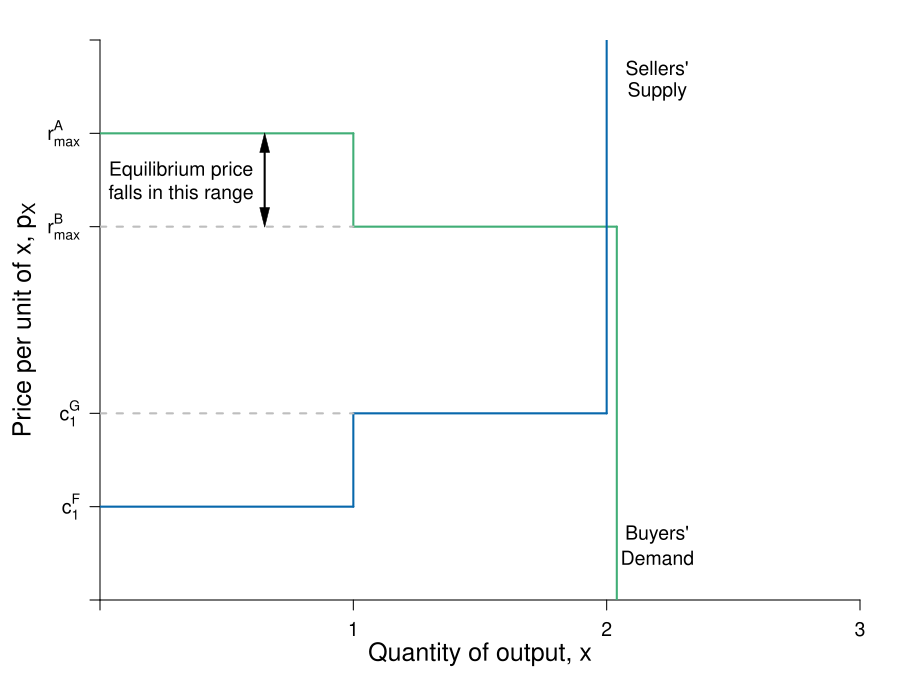

This chart was generated by the following R code:
require(shape)
pdf(file = "competitionmarkets/makost_problem_set.pdf", width = 9, height = 7)

#Set parameters for graphics
axislabelsize <- 1.5
labelsize <- 1.2
graphlinewidth <- 3
segmentlinewidth <- 2

COL <- c("#7fc97f", "#beaed4", "#fdc086", "#ffff99", "#386cb0", "#f0027f", "#bf5b17", "#666666")
COLA <- c("#e0f3db", "#99d8c9","#66c2a4","#41ae76", "#238b45", "#005824")
COLB <- c("#c6dbef", "#4eb3d3", "#2b8cbe", "#0868ac","#084081")
COLC <- c("#fcfbfd", "#efedf5", "#dadaeb", "#bcbddc", "#9e9ac8", "#807dba", "#6a51a3", "#54278f", "#3f007d")

par(mar =  c(5, 5, 2, 2))

xlims <- c(0, 3)
ylims <- c(0, 6)

npts <- 501 

plot(0, 0, xlim = xlims, ylim = ylims, type = "n",
     xlab = expression(paste("")),
     ylab = expression(paste("")), 
     xaxt = "n", 
     yaxt = "n", 
     cex.lab = axislabelsize, 
     bty = "n",
     xaxs="i", 
     yaxs="i")

# ticksy <- seq(from = 0, to = ylims[2], by = 2)
# ylabels <- seq(from = 0, to = ylims[2], by = 2)
# ticksx <- seq(from = 0, to = xlims[2], by = 2)
# xlabels <- seq(from = 0, to = xlims[2], by = 2)
ticksy <- c(0, 1, 2, 4, 5, ylims[2])
ylabels <- c(NA,  expression(paste(c[1]^F)),  expression(paste(c[1]^G)), expression(paste(bar(p)^B)), expression(paste(bar(p)^A)), NA)
ticksx <- c(0, 1, 2, xlims[2])
xlabels <- c(NA, 1, 2, 3)

axis(1, at = ticksx, pos = 0, labels = xlabels, cex.axis = labelsize)
axis(2, at = ticksy, pos = 0, labels = ylabels, las = 1, cex.axis = labelsize)


#Draw the polygon for consumer surplus
# xpoly4 <- c(0, 2, 2, 1, 1, 0, 0)
# ypoly4 <- c(3, 3, 4, 4, 5, 5, 3)
# polygon(x = xpoly4, y = ypoly4, col=COLA[1], density=NULL, border = NA)
# text(1, 3.5, expression("Consumer Surplus"), cex = labelsize)

#Draw the polygon for producer surplus
# xpoly3 <- c(0, 2, 2, 1, 1, 0, 0)
# ypoly3 <- c(3, 3, 2, 2, 1, 1, 3)
# polygon(x = xpoly3, y = ypoly3, col=COLB[1], density=NULL, border = NA)
# text(1, 2.5, expression("Producer Surplus"), cex = labelsize)


#Line for Demand
segments(0, 5, 1, 5, lty = 1, col = COLA[4] , lwd = segmentlinewidth)
segments(1, 5, 1, 4, lty = 1, col = COLA[4] , lwd = segmentlinewidth)
segments(1, 4, 2.04, 4, lty = 1, col = COLA[4] , lwd = segmentlinewidth)
segments(2.04, 4, 2.04, 0, lty = 1, col = COLA[4] , lwd = segmentlinewidth)
# segments(2, 3.04, 3.04, 3.04, lty = 1, col = COLA[4] , lwd = segmentlinewidth)
# segments(3.04, 3.04, 3.04, 2, lty = 1, col = COLA[4] , lwd = segmentlinewidth)
# segments(3, 2, 4, 2, lty = 1, col = COLA[4] , lwd = segmentlinewidth)
# segments(4, 2, 4, 1, lty = 1, col = COLA[4] , lwd = segmentlinewidth)
# segments(4, 1, 5, 1, lty = 1, col = COLA[4] , lwd = segmentlinewidth)
# segments(5, 1, 5, 0, lty = 1, col = COLA[4] , lwd = segmentlinewidth)

#Line for Supply
segments(0, 1, 1, 1, lty = 1, col = COLB[4] , lwd = segmentlinewidth)
segments(1, 1, 1, 2, lty = 1, col = COLB[4] , lwd = segmentlinewidth)
segments(1, 2, 2, 2, lty = 1, col = COLB[4] , lwd = segmentlinewidth)
segments(2, 2, 2, ylims[2], lty = 1, col = COLB[4] , lwd = segmentlinewidth)
# segments(2, 2.96, 3, 2.96, lty = 1, col = COLB[4] , lwd = segmentlinewidth)
# segments(3, 2.96, 3, 4, lty = 1, col = COLB[4] , lwd = segmentlinewidth)
# segments(3, 4, 4, 4, lty = 1, col = COLB[4] , lwd = segmentlinewidth)
# segments(4, 4, 4, 5, lty = 1, col = COLB[4] , lwd = segmentlinewidth)
# segments(4, 5, 5, 5, lty = 1, col = COLB[4] , lwd = segmentlinewidth)
# segments(5, 5, 5, 6, lty = 1, col = COLB[4] , lwd = segmentlinewidth)

#Equilibrium price and quantity
segments(0, 4, 1, 4, lty = 2, "gray" , lwd = segmentlinewidth)
segments(0, 2, 1, 2, lty = 2, "gray" , lwd = segmentlinewidth)


#For market price
# segments(0, 2, 1, 2, lty = 2, "gray" , lwd = segmentlinewidth)

#Label axes
mtext(expression(paste("Quantity of output, ", x)), side=1, line = 2.5, cex = axislabelsize)
text(-0.3, 0.5*ylims[2], expression(paste("Price per unit of x, ", p[X])), xpd = TRUE, cex = axislabelsize, srt = 90) 
# 
# points(50, 10, pch = 16, col = "black", cex = 1.5)
# text(52, 10.5, expression(M))
text(2.2, 0.7, expression("Buyers'"), cex = labelsize)
text(2.2, 0.45, expression("Demand"), cex = labelsize)
text(2.2, 5.7, expression("Sellers'"), cex = labelsize)
text(2.2, 5.45, expression("Supply"), cex = labelsize)

# text(0.27, 2.6, expression("Equilibrium Price"), cex = labelsize)
# text(0.27, 2.4, expression("falls in this range"), cex = labelsize)
# Arrows(0.55, 2.1, 0.55, 2.9, col = "black", code =3, lty = 1, lwd = 2, arr.type = "triangle", arr.lwd = 0.5)

text(0.32, 4.6, expression("Equilibrium price"), cex = labelsize)
text(0.32, 4.35, expression("falls in this range"), cex = labelsize)
Arrows(0.65, 4.1, 0.65, 4.9, col = "black", code =3, lty = 1, lwd = 2, arr.type = "triangle", arr.lwd = 0.5)

dev.off()
